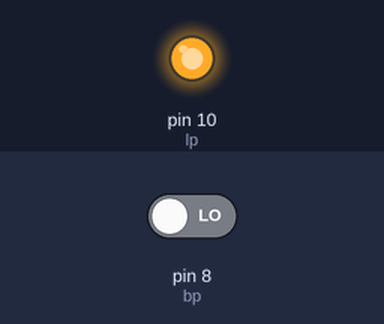
A sketch run on a simulated Arduino Uno, built with avr-gcc and run on an emulated ATmega328P. Parts: output pins drawn as LEDs (lit = HIGH). The test bench sets the inputs (shaded band); at power-on: pin 8 (bp) LOW. What the sketch prints to the serial monitor is not drawn.

Above: at 0.1 s.
Timing chart, 0 to 1.6 s (numbered marks = the images above):
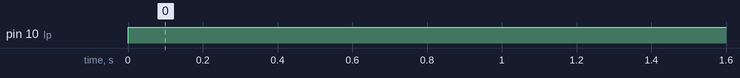

Measured:
- by itself, pin 10 (lp): LOW → HIGH at 0.00 s

The sketch:

Button.ino
```cpp
const int bp = 8;
const int lp = 10;
int bs = 0;
void setup() {
  pinMode(lp , OUTPUT);
  pinMode(bp , INPUT);
  Serial.begin(115200);
}

void loop() {
  bs = digitalRead(bp);
  if (bs = HIGH)
  {
    digitalWrite(lp , HIGH);
    Serial.print("Button Pressed");
  }
  else
  {
    digitalWrite(lp , LOW);
    Serial.print("Button Not Pressed");
  }
}
```
